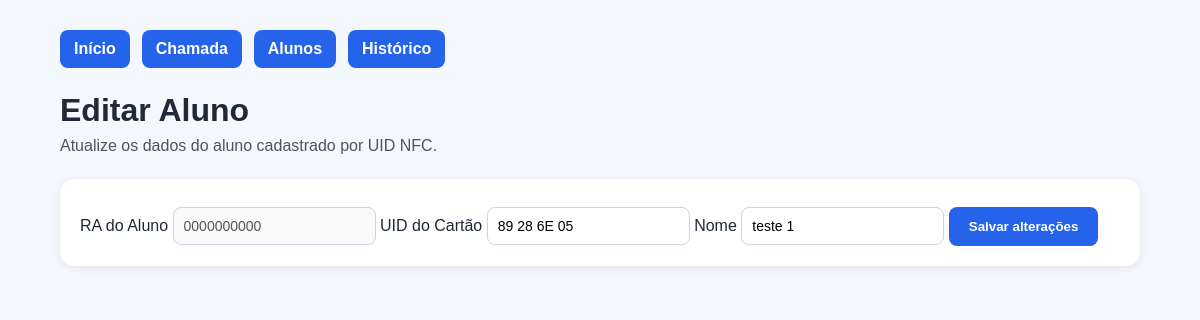
The app's page /editar_aluno/0000000000 with its own data.
### models.py (models this page shows, shortened)
class Aluno(Base):
    __tablename__ = "alunos"
    ra = Column(String(50), primary_key=True, unique=True, nullable=False, index=True)
    nome = Column(String(300), nullable=False)
    id_nfc = Column(String(300), unique=True, nullable=False, index=True)
    data_criacao = Column(DateTime, default=datetime.now, nullable=False)
    presencas = relationship("Presenca", back_populates="aluno", cascade="all, delete-orphan")
    @property
    def uid(self) -> str:
        return self.id_nfc

### app.py (the view)
@app.route("/editar_aluno/<string:ra>", methods=["GET", "POST"])
def editar_aluno(ra: str):
    if request.method == "POST":
        nome = request.form.get("nome", "").strip()
        id_nfc = request.form.get("id_nfc", "").strip()
        if nome and id_nfc:
            atualizar_aluno(ra, nome, id_nfc)
        return redirect(url_for("alunos_page"))
    db = get_db_session()
    try:
        aluno = db.query(Aluno).filter(Aluno.ra == ra).first()
        if not aluno:
            return redirect(url_for("alunos_page"))
        return render_template("editar_aluno.html", aluno=aluno)
    finally:
        db.close()

### app.py (called while the page is built)
def get_db_session() -> Session:
    return SessionLocal()

### templates/editar_aluno.html (shortened to what this page needs)
<!DOCTYPE html>
<html lang="pt-BR">
<head>
    <link rel="stylesheet" href="{{ url_for('static', filename='style.css') }}">
</head>
<body>
    <div class="container">
        <nav class="top-nav">
            <a href="{{ url_for('index') }}">Início</a>
            <a href="{{ url_for('presenca_page') }}">Chamada</a>
            <a href="{{ url_for('alunos_page') }}">Alunos</a>
            <a href="{{ url_for('historico_page') }}">Histórico</a>
        </nav>
        <h1>Editar Aluno</h1>
        <p class="subtitulo">Atualize os dados do aluno cadastrado por UID NFC.</p>
        <section class="card">
            <form action="{{ url_for('editar_aluno', ra=aluno.ra) }}" method="post">
                <label>RA do Aluno</label>
                <input type="text" value="{{ aluno.ra }}" disabled>
                <label>UID do Cartão</label>
                <input type="text" name="id_nfc" value="{{ aluno.uid }}" required>
                <label>Nome</label>
                <input type="text" name="nome" value="{{ aluno.nome }}" required>
                <button type="submit" class="botao-principal">Salvar alterações</button>
            </form>
        </section>
    </div>
</body>
</html>

### static/style.css (style rules this page uses)
body { font-family: Arial, Helvetica, sans-serif; background: #f4f7fb; margin: 0; padding: 0; color: #1f2937; }
.container { width: 90%; max-width: 1100px; margin: 30px auto; }
h1 { margin-bottom: 8px; }
.subtitulo { margin-top: 0; color: #4b5563; margin-bottom: 24px; }
.top-nav { display: flex; flex-wrap: wrap; gap: 12px; margin-bottom: 24px; }
.top-nav a { padding: 10px 14px; background: #2563eb; color: white; text-decoration: none; border-radius: 8px; font-weight: 600; }
.card { background: #ffffff; border-radius: 14px; padding: 20px; margin-bottom: 20px; box-shadow: 0 2px 8px rgba(0, 0, 0, 0.08); }
input { padding: 10px; border: 1px solid #cbd5e1; border-radius: 8px; font-size: 14px; }
button { margin-top: 8px; padding: 10px 14px; border: none; border-radius: 8px; background: #2563eb; color: white; font-weight: bold; cursor: pointer; }
.botao-principal { display: inline-block; padding: 12px 20px; background: #2563eb; color: white; text-decoration: none; border-radius: 8px; transition: opacity 0.2s ease; }

### records on screen
Aluno: ra "0000000000", id_nfc "89 28 6E 05", nome "teste 1"
